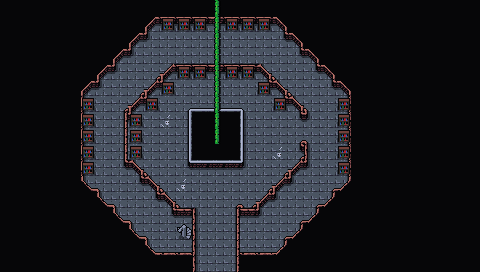

A 2D game scene composited from a Tiled map and its tileset images. What follows is a short description and the map's XML, with each tile layer's data collapsed to a summary:
An orthogonal 30x17 tile map with 16x16 px tiles, 6 tile layers (Collision, Lava, Background, Walls, ...), 3 tilesets and 7 objects.

<map version="1.10" tiledversion="1.11.2" orientation="orthogonal" renderorder="right-down" width="30" height="17" tilewidth="16" tileheight="16" infinite="0" nextlayerid="9" nextobjectid="66">
 <editorsettings>
  <export target="wastetown..tmx" format="tmx" />
 </editorsettings>
 <properties>
  <property name="dungeonEffect" value="{&quot;startBattleWithCard&quot;: [ &quot;Hexhaven Dueling Arena&quot;, &quot;Repurposed Enforcer&quot; ]}" />
 </properties>
 <tileset firstgid="1" source="../../../../common/maps/tileset/main.tsx" />
 <tileset firstgid="10113" source="../../../../common/maps/tileset/buildings.tsx" />
 <tileset firstgid="11905" source="../../../../common/maps/tileset/main-nocollide.tsx" />
 <layer id="6" name="Collision" width="30" height="17">
  <data>[510 cells, 35 non-empty, 1 distinct tile ids]</data>
 </layer>
 <layer id="7" name="Lava" width="30" height="17" tintcolor="#ff5500">
  <data>[510 cells, 9 non-empty, 1 distinct tile ids]</data>
 </layer>
 <layer id="1" name="Background" width="30" height="17" tintcolor="#8a3440">
  <data>[510 cells, 510 non-empty, 10 distinct tile ids]</data>
 </layer>
 <layer id="2" name="Walls" width="30" height="17">
  <data>[510 cells, 411 non-empty, 16 distinct tile ids]</data>
 </layer>
 <layer id="3" name="Clutter" width="30" height="17">
  <properties>
   <property name="spriteLayer" type="bool" value="true" />
  </properties>
  <data>[510 cells, 40 non-empty, 6 distinct tile ids]</data>
 </layer>
 <layer id="8" name="Over Sprites" width="30" height="17" tintcolor="#ffaa00">
  <data>[510 cells, 9 non-empty, 2 distinct tile ids]</data>
 </layer>
 <objectgroup id="4" name="Objects">
  <object id="55" template="../../../../common/maps/obj/door_left.tx" x="176.5" y="241">
   <properties>
    <property name="teleport" value="../Realm of Legends/maps/map/cave/Hexhaven_Tower_2.tmx" />
    <property name="teleportObjectId" value="58" />
   </properties>
  </object>
  <object id="57" template="../../../../common/maps/obj/enemy.tx" x="264.546" y="138.771">
   <properties>
    <property name="enemy" value="Ingris Stingerquill" />
   </properties>
  </object>
  <object id="61" template="../../../../common/maps/obj/enemy.tx" x="187" y="51">
   <properties>
    <property name="enemy" value="Denzilore Fatehold" />
   </properties>
  </object>
  <object id="62" template="../../../../common/maps/obj/enemy.tx" x="152" y="144">
   <properties>
    <property name="enemy" value="Echo Codie" />
    <property name="speedModifier" type="float" value="30" />
    <property name="threatRange" type="int" value="60" />
   </properties>
  </object>
  <object id="63" template="../../../../common/maps/obj/entry_up.tx" x="197" y="268" width="37" height="16" />
  <object id="64" template="../../../../common/maps/obj/dialog.tx" x="191.561" y="216.753" width="46.5152" height="10.6762" visible="1">
   <properties>
    <property name="dialog">[
{
   "text": "You find yourself at the bottom of a massive tower, its geometry not quite right. Through the central open area, you see several intimidating sphinxes flying about, each swirling with different combinations of powerful mana. You have heard rumors of a twisted echo of the mage school Strixhaven - Hexhaven, it was called. You assume this place must have been pulled from there.
Your manasight stone glows, sensing the power of the legends here.",
   "options": [{
      "name": "(Continue)", "action": [{"deleteMapObject":-1}]}]
}
]</property>
   </properties>
  </object>
  <object id="65" template="../../obj/treasure.tx" x="259.5" y="238.5">
   <properties>
    <property name="reward">[{
  "type": "card",
  "count": 1,
  "cardName": "Fatehold Charm"
},
{
  "type": "card",
  "count": 1,
  "cardName": "Fatehold Annex"
},
{
  "type": "card",
  "count": 1,
  "cardName": "Prudent Fateseer"
},
{
  "type": "card",
  "count": 1,
  "cardName": "Theorix Charm"
},
{
  "type": "card",
  "count": 1,
  "cardName": "Theorix Annex"
},
{
  "type": "card",
  "count": 1,
  "cardName": "Paradox Shaper"
},
{
  "type": "card",
  "count": 1,
  "cardName": "Vigorbloom Charm"
},
{
  "type": "card",
  "count": 1,
  "cardName": "Vigorbloom Annex"
},
{
  "type": "card",
  "count": 1,
  "cardName": "Vigorbloom Vanguard"
},
{
  "type": "card",
  "count": 1,
  "cardName": "Konstrari Charm"
},
{
  "type": "card",
  "count": 1,
  "cardName": "Konstrari Annex"
},
{
  "type": "card",
  "count": 1,
  "cardName": "Woodwork Prodigy"
},
{
  "type": "card",
  "count": 1,
  "cardName": "Stingerquill Charm"
},
{
  "type": "card",
  "count": 1,
  "cardName": "Stingerquill Annex"
},
{
  "type": "card",
  "count": 1,
  "cardName": "Stingerquill Voxmancer"
}
]</property>
   </properties>
  </object>
 </objectgroup>
</map>
